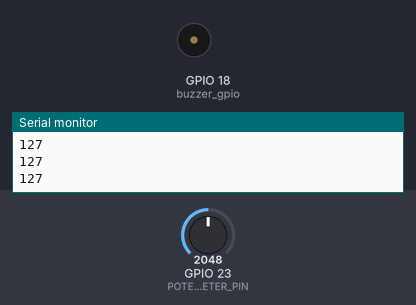
The sketch below on a simulated ESP32. Parts: buzzer (waves = sounding, pin HIGH), the last lines printed to the serial monitor. Inputs (shaded band) come from the test bench; at power-on: GPIO 23 (POTENTIOMETER_PIN) = 2048.

Above: at 1.2 s.
1.3 s: GPIO 23 (POTENTIOMETER_PIN) set to 3195
2.8 s: GPIO 23 (POTENTIOMETER_PIN) set to 3266
At 2.98 s:
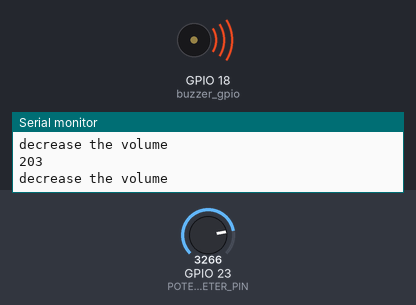
5.8 s: GPIO 23 (POTENTIOMETER_PIN) set to 2866
At 5.8 s:
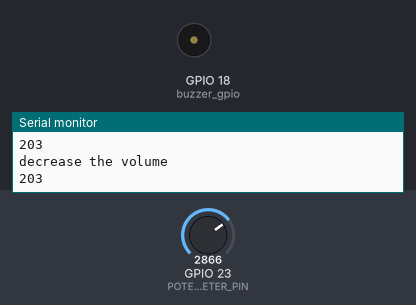
7.3 s: GPIO 23 (POTENTIOMETER_PIN) set to 3603
At 7.49 s:
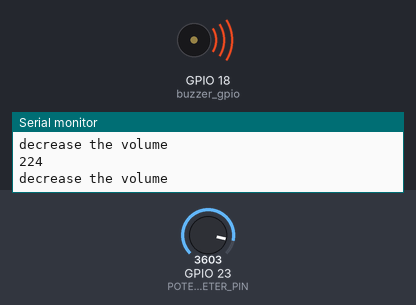
Timing chart, 0 to 11.3 s (numbered marks = the images above; inputs shaded):
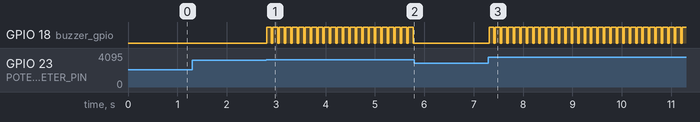

The sketch:

Project-245.ino
```cpp
const byte buzzer_gpio = 18; // the PWM pin the LED is attached to
// how many points to fade the LED by
#define POTENTIOMETER_PIN  23


// the setup routine runs once when you press reset:
void setup() {
  Serial.begin(9600);

  pinMode(POTENTIOMETER_PIN, INPUT);
  pinMode(buzzer_gpio, OUTPUT);
}

// the loop routine runs over and over again forever:
void loop() {
  int analogValue = analogRead(POTENTIOMETER_PIN);
  int brightness = map(analogValue, 0, 4095, 0, 255);
  if (brightness > 200) {
    Serial.println("decrease the volume ");
    digitalWrite(buzzer_gpio, HIGH);
    delay(100);
  }
  digitalWrite(buzzer_gpio, LOW);
  Serial.println(brightness);
  delay(30);
}
```

Measured:
- the behaviour switches between 3227 and 3228 on GPIO 23 (POTENTIOMETER_PIN) (found by bisection; images 0 and 1)
- after the input at 2.8 s, GPIO 18 (buzzer_gpio): alternates HIGH for 0.10 s and LOW for 0.03 s, starting at once
- after the input at 5.8 s, GPIO 18 (buzzer_gpio): stops changing and stays LOW
- after the input at 7.3 s, GPIO 18 (buzzer_gpio): alternates HIGH for 0.10 s and LOW for 0.03 s, starting at once
